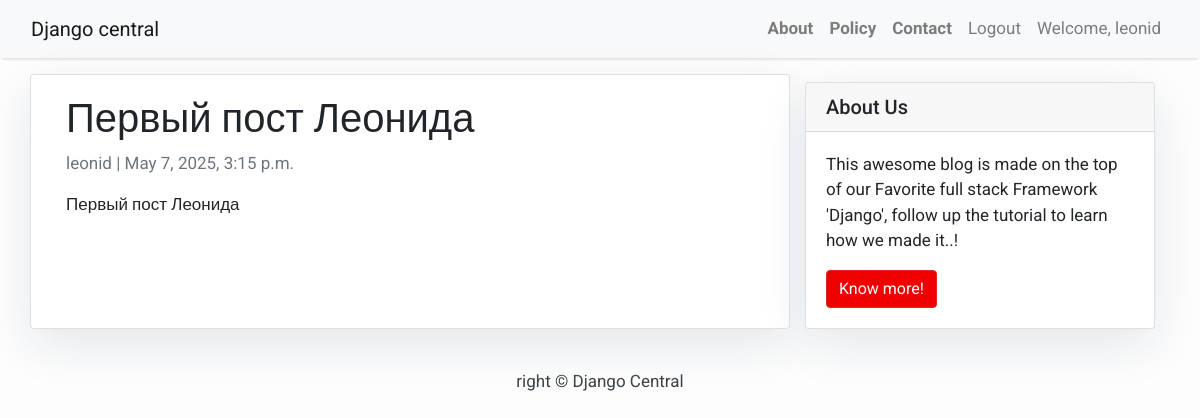
/first_post_leonid/ (signed in), run on the app's committed database.
### blog/models.py (models this page shows, shortened)
class Post(models.Model):
    title = models.CharField(max_length=200, unique=True)
    slug = models.SlugField(max_length=200, unique=True)
    author = models.ForeignKey(
        User, on_delete=models.CASCADE,related_name='blog_posts'
    )
    updated_on = models.DateTimeField(auto_now= True)
    content = models.TextField()
    created_on = models.DateTimeField(auto_now_add=True)
    status = models.IntegerField(choices=STATUS, default=0)
    class Meta:
        ordering = ['-created_on']

### blog/views.py (the view)
# urls.py: path('<slug:slug>/', views.PostDetail.as_view(), name='post_detail'),
class PostDetail(generic.DetailView):
    model = Post
    template_name = 'post_detail.html'

### templates/post_detail.html
{% extends 'base.html' %} {% block content %}
<div class="container">
    <div class="row">
        <div class="col-md-8 card mb-4 mt-3 left top">
            <div class="card-body">
                <h1>{% block title %} {{ object.title }} {% endblock title %}</h1>
                <p class=" text-muted">{{ post.author }} | {{ post.created_on }}</p>
                <p class="card-text ">{{ object.content | safe }}</p>
            </div>
        </div>
        {% block sidebar %} {% include 'sidebar.html' %} {% endblock sidebar %}
    </div>
</div>
{% endblock content %}

### templates/base.html (shortened to what this page needs)
<!DOCTYPE html>
<html>
    <head>
        <link rel="stylesheet"
            href="https://maxcdn.bootstrapcdn.com/bootstrap/4.0.0/css/bootstrap.min.css"
            integrity="sha384-
            Gn5384xqQ1aoWXA+058RXPxPg6fy4IWvTNh0E263XmFcJlSAwiGgFAW/dAiS6JXm"
        />
	    <link rel="stylesheet" href="https://maxcdn.bootstrapcdn.com/bootstrap/4.0.0/css/bootstrap.min.css"
 />
    </head>
    <body>
    <nav class="navbar navbar-expand-lg navbar-light bg-light shadow" id="mainNav">
    <div class="container-fluid">
        <a class="navbar-brand" href="{% url 'home' %}">Django central</a>
	<div class="collapse navbar-collapse" id="navbarResponsive">
	     <ul class="navbar-nav ml-auto">
	         <li class="nav-item text-black">
		         <a class="nav-link text-black font-weight-bold" href="#">About</a>
	         </li>
		     <li class="nav-item text-black">
			     <a class="nav-link text-black font-weight-bold" href="#">Policy</a>
		     </li>
		     <li class="nav-item text-black">
			     <a class="nav-link text-black font-weight-bold" href="#">Contact</a>
		     </li>
		     {% if user.is_authenticated %}
		        <li class="nav-item">
			        <a class="nav-link" href="/logout">Logout</a>
	            </li>
	            <li class="nav-item">
		            <a class="nav-link" href="#">Welcome, {{user.username}}</a>
	            </li>
	            {% else %}
	            <li class="nav-item">
		            <a class="nav-link" href="/login">Login</a>
	            </li>
	            {% endif %}
	     </ul>
	</div>
    </div>
    </nav>
    {% block content %}{% endblock content %}
    <footer class="py-3 bg-grey">
    <p class="m-0 text-dark text-center ">right &copy; Django Central</p>
    </footer>
    </body>
</html>

### templates/base.html (style rules this page uses)
body { font-family: "Roboto", sans-serif; font-size: 17px; background-color: #fdfdfd; }
.shadow { box-shadow: 0 4px 2px -2px rgba(0, 0, 0, 0.1); }

### templates/sidebar.html (style rules this page uses)
.card { box-shadow: 0 16px 48px #E3E7EB; }

### data on the page
Post: title "Первый пост Леонида", author "leonid", created_on "May 7, 2025, 3:15 p.m.", content "Первый пост Леонида"

### other printed values
{{ user.username }} "leonid"
